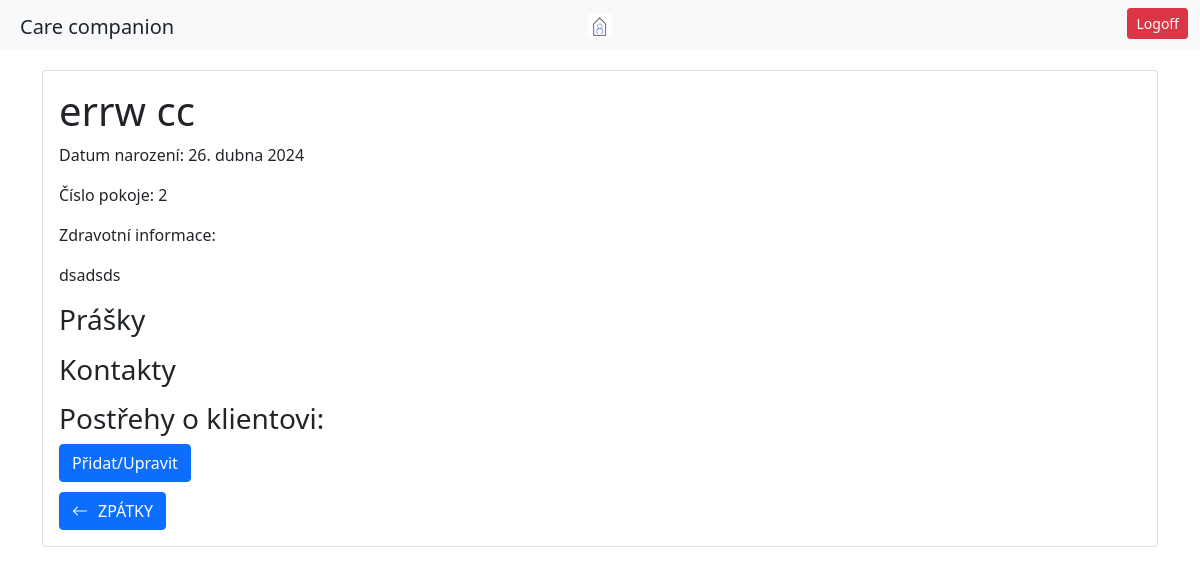
The page /opatrovnik/karty-klientu/errw-cc/ (signed in) on the database its author committed.
### patient/models.py (models this page shows)
class Patient(models.Model):
    user = models.OneToOneField(User, on_delete=models.CASCADE, default='', related_name='patient_profile')
    date_of_admission = models.DateField()
    room_number = models.IntegerField()
    birthday = models.DateField()
    health_info = models.TextField()
    observations = models.TextField(blank=True, null=True)
    objects = models.Manager()
    class ContactManager(models.Manager):
        def create_contact(self, patient, relationship, name, phone_number):
            return self.create(patient=patient, relationship=relationship, name=name, phone_number=phone_number)
    class MedicationIntakeManager(models.Manager):
        def create_medication(self, patient, medication, when, how):
            return self.create(patient=patient, medication=medication, when=when, how=how)
    medications = MedicationIntakeManager()
    contacts = ContactManager()
    class ActivityManager(models.Manager):
        def create_activity(self, patient, date, time, description):
            return self.create(patient=patient, date=date, time=time, description=description)
    activities = ActivityManager()
    @property
    def first_name(self):
        return self.user.first_name
    @property
    def last_name(self):
        return self.user.last_name

### caregiver/decorators.py (the view)
    def _wrapped_view(request, *args, **kwargs):
        if request.user.is_authenticated:
            groups = request.user.groups.values_list('name', flat=True)
            if 'Caregivers' in groups:
                return view_func(request, *args, **kwargs)
        messages.success(request, 'Pro přístup do aplikace se přihlašte.')
        return redirect('login_user')

### caregiver/views.py (called while the page is built)
@caregiver_required
def patient_info(request, full_name_of_patient):
    first_name, last_name = full_name_of_patient.split('-')
    patient = Patient.objects.get(user__first_name=first_name, user__last_name=last_name)
    form = ObservationForm(request.POST or None, instance=patient)
    if form.is_valid():
        form.save()
        return redirect('patient_info', full_name_of_patient)
    return render(request, 'patient_info.html', {'patient': patient, 'form': form})

### caregiver/templates/patient_info.html (shortened to what this page needs)
{% extends 'base_caregiver.html' %}
{% load static %}
{% block navbar %}
     <a href="{% url 'index_caregiver' %}"><img src="{% static 'CareLogo.png' %}" alt="Italian Trulli"></a>
{% endblock %}
{% block content %}
<div class="container">
    <div class="card">
        <div class="card-body">
            <h1 class="card-title">{{ patient.first_name }} {{ patient.last_name }}</h1>
            <p class="card-text">Datum narození: {{ patient.birthday }}</p>
            <p class="card-text">Číslo pokoje: {{ patient.room_number }}</p>
            <p class="card-text">Zdravotní informace: {{ patient.health_info|linebreaks }}</p>
            <h3>Prášky</h3>
            <h3 class="pt-2">Kontakty</h3>
            <h3 class="pt-2">Postřehy o klientovi:</h3>
            <button id="edit-observations" class="btn btn-primary" style="margin-top: 0px; margin-bottom: 10px">Přidat/Upravit</button>
            <br>
            <div class="container-fluid text-start">
                <a href="{% url 'patient_schedules' %}" class="btn btn-primary"><i class="bi bi-arrow-left" style="margin-right: 10px;"></i>ZPÁTKY</a>
            </div>
        </div>
    </div>
</div>
</div>
{% endblock %}

### static/caregiver/caregiver.css (style rules this page uses)
.container-fluid { padding-left: 0; padding-right: 0; }
div .card { margin-top: 20px; }

### rows shown on the page
Patient: first_name "errw", last_name "cc", birthday "26. dubna 2024", room_number "2", health_info "dsadsds"
